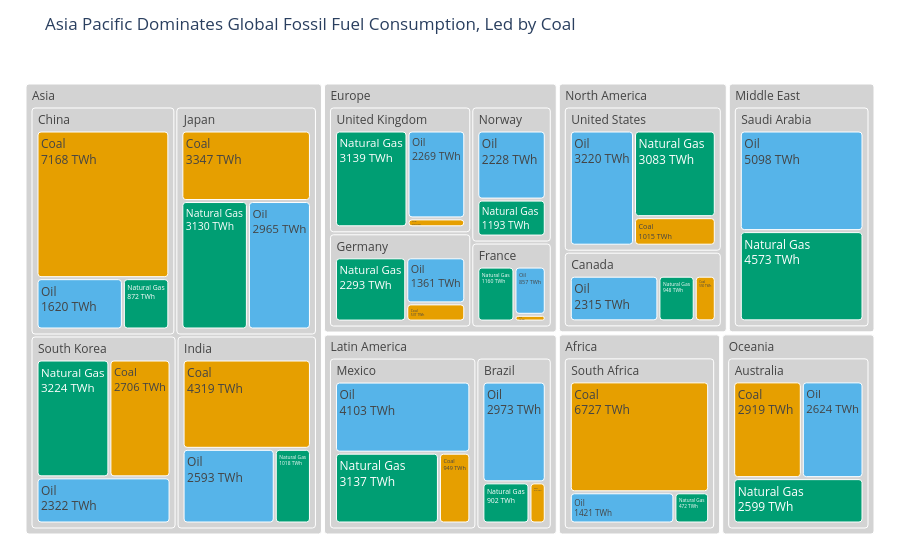

Write notebook code for a chart like this one.
### Code cell
# Task 1

fossil_df = df.loc[df['Source_Type'] == 'Fossil'].copy()

fossil_colors = {
    'Coal': '#E69F00',      
    'Oil': '#56B4E9',       
    'Natural Gas': '#009E73' 
}
fig1 = px.treemap(
    fossil_df,
    path=['Region', 'Country', 'Source'],
    values='TWh',
    color='Source',
    color_discrete_map=fossil_colors,
    title='Asia Pacific Dominates Global Fossil Fuel Consumption, Led by Coal'
)
fig1.update_traces(
    textinfo='label+value',
    texttemplate='%{label}<br>%{value:.0f} TWh',
    marker=dict(cornerradius=3)
)

fig1.update_traces(
    marker_colors=[
        '#D3D3D3' if id.count('/') < 2 else fossil_colors.get(id.split('/')[-1], '#D3D3D3')
        for id in fig1.data[0].ids
    ] if hasattr(fig1.data[0], 'ids') and fig1.data[0].ids is not None else None
)
fig1.update_layout(
    margin=dict(t=60, l=20, r=20, b=20),
    font=dict(size=12)
)
fig1.show()

### Figure 1 — Plotly figure (JSON) as saved in the notebook; plotly's stock layout.template omitted (floating-point values rounded to 4 significant figures)
{"data": [{"branchvalues": "total", "customdata": [["(?)"], ["(?)"], ["(?)"], ["(?)"], ["(?)"], ["(?)"], ["(?)"], ["(?)"], ["(?)"], ["(?)"], ["(?)"], ["(?)"], ["(?)"], ["(?)"], ["(?)"], ["(?)"], ["(?)"], ["(?)"], ["(?)"], ["(?)"], ["(?)"], ["(?)"], ["Coal"], ["Coal"], ["Coal"], ["Coal"], ["Coal"], ["Coal"], ["Coal"], ["Coal"], ["Coal"], ["Coal"], ["Coal"], ["Coal"], ["Coal"], ["Natural Gas"], ["Natural Gas"], ["Natural Gas"], ["Natural Gas"], ["Natural Gas"], ["Natural Gas"], ["Natural Gas"], ["Natural Gas"], ["Natural Gas"], ["Natural Gas"], ["Natural Gas"], ["Natural Gas"], ["Natural Gas"], ["Natural Gas"], ["Natural Gas"], ["Oil"], ["Oil"], ["Oil"], ["Oil"], ["Oil"], ["Oil"], ["Oil"], ["Oil"], ["Oil"], ["Oil"], ["Oil"], ["Oil"], ["Oil"], ["Oil"], ["Oil"]], "domain": {"x": [0, 1], "y": [0, 1]}, "hovertemplate": "labels=%{label}<br>TWh=%{value}<br>parent=%{parent}<br>id=%{id}<br>Source=%{customdata[0]}<extra></extra>", "ids": ["Africa", "North America/United States", "Asia/China", "Europe/Germany", "Europe/France", "Europe/United Kingdom", "Asia/India", "Latin America/Brazil", "Oceania/Australia", "Middle East", "Asia/South Korea", "Asia/Japan", "Middle East/Saudi Arabia", "Africa/South Africa", "North America/Canada", "Latin America/Mexico", "North America", "Asia", "Europe", "Latin America", "Oceania", "Europe/Norway", "Latin America/Mexico/Coal", "North America/Canada/Coal", "Africa/South Africa/Coal", "Asia/South Korea/Coal", "North America/United States/Coal", "Latin America/Brazil/Coal", "Europe/France/Coal", "Asia/India/Coal", "Asia/Japan/Coal", "Asia/China/Coal", "Europe/Germany/Coal", "Europe/United Kingdom/Coal", "Oceania/Australia/Coal", "Europe/United Kingdom/Natural Gas", "Europe/Germany/Natural Gas", "Asia/India/Natural Gas", "Asia/Japan/Natural Gas", "Latin America/Brazil/Natural Gas", "Latin America/Mexico/Natural Gas", "North America/Canada/Natural Gas", "Africa/South Africa/Natural Gas", "Oceania/Australia/Natural Gas", "Middle East/Saudi Arabia/Natural Gas", "Europe/Norway/Natural Gas", "North America/United States/Natural Gas", "Asia/South Korea/Natural Gas", "Asia/China/Natural Gas", "Europe/France/Natural Gas", "Asia/China/Oil", "Europe/Germany/Oil", "North America/United States/Oil", "Asia/Japan/Oil", "Europe/United Kingdom/Oil", "Asia/India/Oil", "Latin America/Brazil/Oil", "Latin America/Mexico/Oil", "North America/Canada/Oil", "Oceania/Australia/Oil", "Africa/South Africa/Oil", "Europe/Norway/Oil", "Asia/South Korea/Oil", "Europe/France/Oil", "Middle East/Saudi Arabia/Oil"], "labels": ["Africa", "United States", "China", "Germany", "France", "United Kingdom", "India", "Brazil", "Australia", "Middle East", "South Korea", "Japan", "Saudi Arabia", "South Africa", "Canada", "Mexico", "North America", "Asia", "Europe", "Latin America", "Oceania", "Norway", "Coal", "Coal", "Coal", "Coal", "Coal", "Coal", "Coal", "Coal", "Coal", "Coal", "Coal", "Coal", "Coal", "Natural Gas", "Natural Gas", "Natural Gas", "Natural Gas", "Natural Gas", "Natural Gas", "Natural Gas", "Natural Gas", "Natural Gas", "Natural Gas", "Natural Gas", "Natural Gas", "Natural Gas", "Natural Gas", "Natural Gas", "Oil", "Oil", "Oil", "Oil", "Oil", "Oil", "Oil", "Oil", "Oil", "Oil", "Oil", "Oil", "Oil", "Oil", "Oil"], "marker": {"colors": ["#D3D3D3", "#D3D3D3", "#D3D3D3", "#D3D3D3", "#D3D3D3", "#D3D3D3", "#D3D3D3", "#D3D3D3", "#D3D3D3", "#D3D3D3", "#D3D3D3", "#D3D3D3", "#D3D3D3", "#D3D3D3", "#D3D3D3", "#D3D3D3", "#D3D3D3", "#D3D3D3", "#D3D3D3", "#D3D3D3", "#D3D3D3", "#D3D3D3", "#E69F00", "#E69F00", "#E69F00", "#E69F00", "#E69F00", "#E69F00", "#E69F00", "#E69F00", "#E69F00", "#E69F00", "#E69F00", "#E69F00", "#E69F00", "#009E73", "#009E73", "#009E73", "#009E73", "#009E73", "#009E73", "#009E73", "#009E73", "#009E73", "#009E73", "#009E73", "#009E73", "#009E73", "#009E73", "#009E73", "#56B4E9", "#56B4E9", "#56B4E9", "#56B4E9", "#56B4E9", "#56B4E9", "#56B4E9", "#56B4E9", "#56B4E9", "#56B4E9", "#56B4E9", "#56B4E9", "#56B4E9", "#56B4E9", "#56B4E9"], "cornerradius": 3}, "name": "", "parents": ["", "North America", "Asia", "Europe", "Europe", "Europe", "Asia", "Latin America", "Oceania", "", "Asia", "Asia", "Middle East", "Africa", "North America", "Latin America", "", "", "", "", "", "Europe", "Latin America/Mexico", "North America/Canada", "Africa/South Africa", "Asia/South Korea", "North America/United States", "Latin America/Brazil", "Europe/France", "Asia/India", "Asia/Japan", "Asia/China", "Europe/Germany", "Europe/United Kingdom", "Oceania/Australia", "Europe/United Kingdom", "Europe/Germany", "Asia/India", "Asia/Japan", "Latin America/Brazil", "Latin America/Mexico", "North America/Canada", "Africa/South Africa", "Oceania/Australia", "Middle East/Saudi Arabia", "Europe/Norway", "North America/United States", "Asia/South Korea", "Asia/China", "Europe/France", "Asia/China", "Europe/Germany", "North America/United States", "Asia/Japan", "Europe/United Kingdom", "Asia/India", "Latin America/Brazil", "Latin America/Mexico", "North America/Canada", "Oceania/Australia", "Africa/South Africa", "Europe/Norway", "Asia/South Korea", "Europe/France", "Middle East/Saudi Arabia"], "textinfo": "label+value", "texttemplate": "%{label}<br>%{value:.0f} TWh", "type": "treemap", "values": [8620.0, 7318.0, 9660.0, 4191.0, 2137.0, 5638.0, 7930.0, 4187.0, 8142.0, 9671.0, 8252.0, 9442.0, 9671.0, 8620.0, 3813.0, 8189.0, 11130.0, 35280.0, 15390.0, 12380.0, 8142.0, 3421.0, 949.0, 550.0, 6727.0, 2706.0, 1015.0, 312.0, 120.0, 4319.0, 3347.0, 7168.0, 537.0, 230.0, 2919.0, 3139.0, 2293.0, 1018.0, 3130.0, 902.0, 3137.0, 948.0, 472.0, 2599.0, 4573.0, 1193.0, 3083.0, 3224.0, 872.0, 1160.0, 1620.0, 1361.0, 3220.0, 2965.0, 2269.0, 2593.0, 2973.0, 4103.0, 2315.0, 2624.0, 1421.0, 2228.0, 2322.0, 857.0, 5098.0]}], "layout": {"font": {"size": 12}, "legend": {"tracegroupgap": 0}, "margin": {"b": 20, "l": 20, "r": 20, "t": 60}, "title": {"text": "Asia Pacific Dominates Global Fossil Fuel Consumption, Led by Coal"}}}
